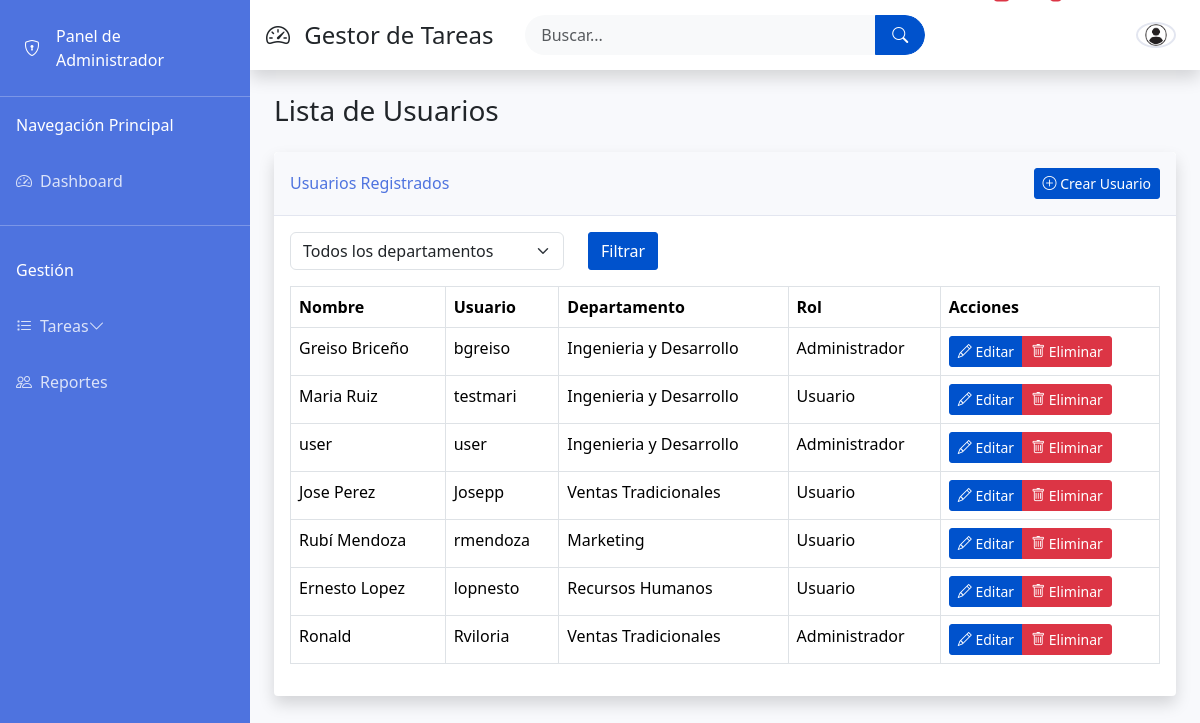
Before: /listar.php with the older database file.
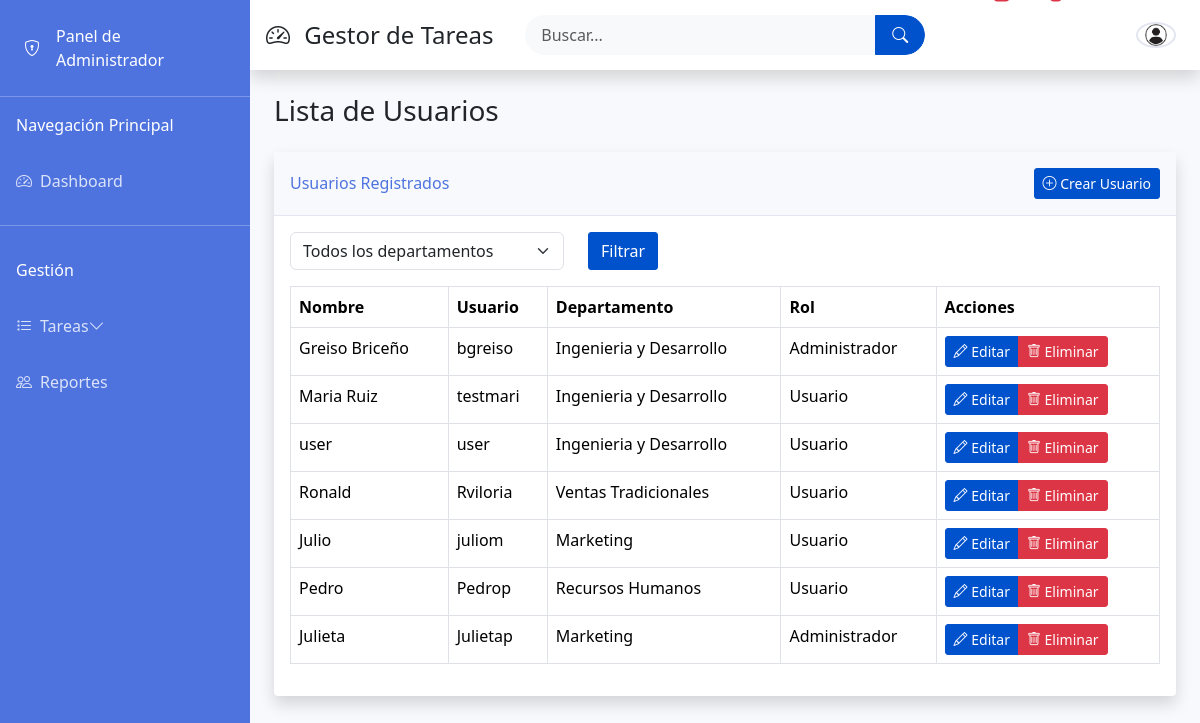
After: the same page with the newer database file.
### tables this page shows
CREATE TABLE `usuarios` (
  `id_usuario` int(11) NOT NULL,
  `nombre` varchar(100) NOT NULL,
  `usuario` varchar(50) NOT NULL,
  `contraseña` varchar(255) NOT NULL,
  `email` varchar(255) NOT NULL,
  `telefono` int(11) NOT NULL,
  `id_departamento` int(11) DEFAULT NULL,
  `id_cargo` int(11) DEFAULT NULL,
  `id_rol` int(11) DEFAULT NULL,
  `fecha_registro` datetime DEFAULT CURRENT_TIMESTAMP
);

CREATE TABLE `departamentos` (
  `id_departamento` int(11) NOT NULL,
  `nombre` varchar(100) NOT NULL
);

CREATE TABLE `roles` (
  `id_rol` int(11) NOT NULL,
  `nombre` varchar(50) NOT NULL
);

### listar.php (the view, shortened to what this page needs)
<?php
require_once 'config.php';
include 'header.php';
$query = "SELECT u.*, d.nombre as departamento, r.nombre as rol
          FROM usuarios u
          LEFT JOIN departamentos d ON u.id_departamento = d.id_departamento
          LEFT JOIN roles r ON u.id_rol = r.id_rol
          WHERE 1=1";
$stmt = $conexion->prepare($query);
$stmt->execute();
$tareas = $stmt->get_result()->fetch_all(MYSQLI_ASSOC);
?>
<div class="container-fluid">
    <h1 class="h3 mb-4 text-gray-800">Lista de Usuarios</h1>
    <div class="card shadow mb-4">
        <div class="card-header py-3 d-flex flex-row align-items-center justify-content-between">
            <h6 class="m-0 font-weight-bold text-primary">Usuarios Registrados</h6>
            <a href="crear.php" class="btn btn-primary btn-sm">
                <i class="bi bi-plus-circle"></i> Crear Usuario
            </a>
        </div>
        <div class="card-body">
            <form method="get" class="mb-3">
                <div class="row">
                    <div class="col-md-4">
                        <select name="departamento" class="form-select">
                            <option value="">Todos los departamentos</option>
                        </select>
                    </div>
                    <div class="col-md-2">
                        <button type="submit" class="btn btn-primary">Filtrar</button>
                    </div>
                </div>
            </form>
            <div class="table-responsive">
                <table class="table table-bordered" id="dataTable" width="100%" cellspacing="0">
                    <thead>
                        <tr>
                            <th>Nombre</th>
                            <th>Usuario</th>
                            <th>Departamento</th>
                            <th>Rol</th>
                            <th>Acciones</th>
                        </tr>
                    </thead>
                    <tbody>
                        <?php foreach ($tareas as $usuario): ?>
                            <tr>
                                <td><?= htmlspecialchars($usuario['nombre']) ?></td>
                                <td><?= htmlspecialchars($usuario['usuario']) ?></td>
                                <td><?= htmlspecialchars($usuario['departamento']) ?></td>
                                <td><?= htmlspecialchars($usuario['rol']) ?></td>
                                <td>
                                    <div class="btn-group" role="group" aria-label="Acciones usuario">
                                        <button type="button" class="btn btn-primary btn-sm" data-bs-toggle="modal" data-bs-target="#editarUsuarioModal"
                                            data-id="<?= $usuario['id_usuario'] ?>"
                                            data-nombre="<?= htmlspecialchars($usuario['nombre']) ?>"
                                            data-usuario="<?= htmlspecialchars($usuario['usuario']) ?>"
                                            data-departamento="<?= $usuario['id_departamento'] ?>"
                                            data-rol="<?= $usuario['id_rol'] ?>">
                                            <i class="bi bi-pencil"></i> Editar
                                        </button>
                                        <button type="button" class="btn btn-danger btn-sm" data-bs-toggle="modal" data-bs-target="#eliminarUsuarioModal"
                                            data-id="<?= $usuario['id_usuario'] ?>"
                                            data-nombre="<?= htmlspecialchars($usuario['nombre']) ?>">
                                            <i class="bi bi-trash"></i> Eliminar
                                        </button>
                                    </div>
                                </td>
                            </tr>
                        <?php endforeach; ?>
                    </tbody>
                </table>
            </div>
        </div>
    </div>
</div>
<?php include 'footer.php'; ?>

### header.php (shortened to what this page needs)
<!DOCTYPE html>
<html lang="es">
<head>
    <link href="https://cdn.jsdelivr.net/npm/bootstrap@5.3.2/dist/css/bootstrap.min.css" rel="stylesheet">
    <link rel="stylesheet" href="https://cdn.jsdelivr.net/npm/bootstrap-icons@1.11.1/font/bootstrap-icons.css">
    <link rel="stylesheet" href="https://cdn.datatables.net/1.13.6/css/dataTables.bootstrap5.min.css">
    <link href="admin.css" rel="stylesheet">
</head>
<body class="d-flex">
    <?php include 'sidebar.php'; ?>
    <div class="main-content">
        <nav class="navbar navbar-expand navbar-light bg-white topbar mb-4 static-top shadow">
            <div class="d-none d-md-inline-block me-auto">
                <h1 class="h4 mb-0 text-gray-800">
                    <i class="bi bi-speedometer2 me-2"></i> Gestor de Tareas
                </h1>
            </div>
            <form class="d-none d-sm-inline-block form-inline mx-4 my-0 mw-100 navbar-search">
                <div class="input-group">
                    <input type="text" class="form-control bg-light border-0 small" placeholder="Buscar..."
                           aria-label="Search" aria-describedby="basic-addon2">
                    <button class="btn btn-primary" type="submit">
                        <i class="bi bi-search"></i>
                    </button>
                </div>
            </form>
            <ul class="navbar-nav ms-auto">
                <li class="nav-item dropdown no-arrow mx-1">
                    <a class="nav-link dropdown-toggle position-relative" href="#" id="alertsDropdown"
                       role="button" data-bs-toggle="dropdown" aria-expanded="false">
                        <i class="bi bi-bell fs-5 text-gray-500"></i>
                    </a>
                </li>
                <li class="nav-item dropdown no-arrow mx-1">
                    <a class="nav-link dropdown-toggle position-relative" href="#" id="messagesDropdown"
                       role="button" data-bs-toggle="dropdown" aria-expanded="false">
                        <i class="bi bi-envelope fs-5 text-gray-500"></i>
                    </a>
                </li>
                <li class="nav-item dropdown no-arrow">
                    <a class="nav-link dropdown-toggle d-flex align-items-center" href="#" id="userDropdown"
                       role="button" data-bs-toggle="dropdown" aria-expanded="false">
                        <div class="d-none d-lg-inline me-2 text-end">
                            <div class="fw-bold text-gray-800 small">
                            </div>
                            <div class="text-gray-600 small">
                            </div>
                        </div>
                        <img class="img-profile rounded-circle" src="icon_profile.webp" width="40">
                    </a>
                </li>
            </ul>
        </nav>
        <div class="container-fluid">

### sidebar.php (shortened to what this page needs)
<div class="sidebar bg-primary text-white">
    <div class="sidebar-brand d-flex align-items-center justify-content-center p-4">
        <div class="sidebar-brand-icon">
            <i class="bi bi-shield-lock"></i>
        </div>
        <div class="sidebar-brand-text mx-3">Panel de Administrador</div>
    </div>
    <hr class="sidebar-divider my-0">
    <div class="nav-items-container">
        <div class="sidebar-heading p-3">
            Navegación Principal
        </div>
        <ul class="navbar-nav">
            <li class="nav-item">
                <a class="nav-link" href="panel_control.php">
                    <i class="bi bi-speedometer2"></i>
                    <span>Dashboard</span>
                </a>
            </li>
            <hr class="sidebar-divider">
            <div class="sidebar-heading p-3">
                Gestión
            </div>
            <li class="nav-item">
                <a class="nav-link collapsed" href="#" data-bs-toggle="collapse" data-bs-target="#collapseTareas" aria-expanded="false">
                    <i class="bi bi-list-task"></i>
                    <span>Tareas</span>
                    <i class="bi bi-chevron-down float-end"></i>
                </a>
            </li>
            <li class="nav-item">
                <a class="nav-link" href="reportes.php">
                    <i class="bi bi-people"></i>
                    Reportes
                </a>
            </li>
        </ul>
    </div>
</div>

### footer.php (shortened to what this page needs)
</div>
        </div>
</body>
</html>

### admin.css (style rules this page uses)
body { background-color: #f8f9fc; overflow-x: hidden; }
.sidebar { width: 250px; min-height: 100vh; transition: all 0.3s; position: fixed; z-index: 1000; }
.main-content { width: calc(100% - 250px); margin-left: 250px; transition: all 0.3s; }
.nav-item .nav-link { color: rgba(255, 255, 255, 0.8); padding: 1rem; display: flex; align-items: center; }
.nav-item .nav-link i { margin-right: 0.5rem; }
.card { border: none; border-radius: 0.35rem; box-shadow: 0 0.15rem 1.75rem 0 rgba(58, 59, 69, 0.15); }
.card-header { background-color: #f8f9fc; border-bottom: 1px solid #e3e6f0; }
.bg-primary { background-color: #4e73df !important; }
.text-primary { color: #4e73df !important; }
.btn { border-radius: 3px; font-weight: 500; }
.btn-primary { background-color: #0052cc; border-color: #0052cc; }
.card { border-radius: 4px; box-shadow: 0 1px 2px rgba(9, 30, 66, 0.25); }
.topbar { height: 70px; box-shadow: 0 2px 10px rgba(0,0,0,0.1); padding: 0 1rem; }
.navbar-search { width: 400px; }
.navbar-search .input-group { border-radius: 20px; overflow: hidden; }
.navbar-search input { border: none; background-color: #f8f9fa !important; padding: 0.5rem 1rem; }
.navbar-search button { border-radius: 0 20px 20px 0; padding: 0 1rem; }
.nav-item.dropdown .dropdown-toggle::after { display: none; }
.img-profile { border: 2px solid #e3e6f0; }

Changed rows visible on the page:
removed usuarios: nombre "Jose Perez", usuario "Josepp", id_departamento.nombre "Ventas Tradicionales", id_rol.nombre "Usuario"
removed usuarios: nombre "Rubí Mendoza", usuario "rmendoza", id_departamento.nombre "Marketing", id_rol.nombre "Usuario"
removed usuarios: nombre "Ernesto Lopez", usuario "lopnesto", id_departamento.nombre "Recursos Humanos", id_rol.nombre "Usuario"
changed usuarios "user": id_rol.nombre "Administrador" → "Usuario"
changed usuarios "Ronald": id_rol.nombre "Administrador" → "Usuario"
added usuarios: nombre "Julio", usuario "juliom", id_departamento.nombre "Marketing", id_rol.nombre "Usuario"
added usuarios: nombre "Pedro", usuario "Pedrop", id_departamento.nombre "Recursos Humanos", id_rol.nombre "Usuario"
added usuarios: nombre "Julieta", usuario "Julietap", id_departamento.nombre "Marketing", id_rol.nombre "Administrador"
